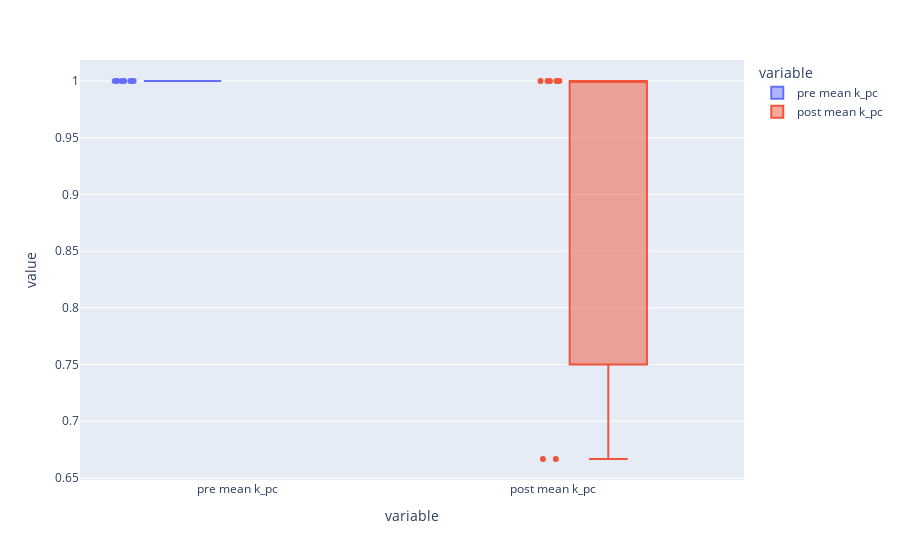

Notebook cell for this chart:
### Code cell
#k_pc boxplots
fig = px.box(kap_data_tidy[kap_data_tidy['variable'].isin(["pre mean k_pc", "post mean k_pc"])], x="variable", y='value', color="variable", points="all")
fig.show()

### Figure 1 — Plotly figure (JSON) as saved in the notebook; plotly's stock layout.template omitted (floating-point values rounded to 4 significant figures)
{"data": [{"alignmentgroup": "True", "boxpoints": "all", "hoverlabel": {"namelength": 0}, "hovertemplate": "variable=%{x}<br>value=%{y}", "legendgroup": "pre mean k_pc", "marker": {"color": "#636efa"}, "name": "pre mean k_pc", "notched": false, "offsetgroup": "pre mean k_pc", "orientation": "v", "showlegend": true, "type": "box", "x": ["pre mean k_pc", "pre mean k_pc", "pre mean k_pc", "pre mean k_pc", "pre mean k_pc", "pre mean k_pc", "pre mean k_pc"], "x0": " ", "xaxis": "x", "y": [1, 1, 1, 1, 1, 1, 1], "y0": " ", "yaxis": "y"}, {"alignmentgroup": "True", "boxpoints": "all", "hoverlabel": {"namelength": 0}, "hovertemplate": "variable=%{x}<br>value=%{y}", "legendgroup": "post mean k_pc", "marker": {"color": "#EF553B"}, "name": "post mean k_pc", "notched": false, "offsetgroup": "post mean k_pc", "orientation": "v", "showlegend": true, "type": "box", "x": ["post mean k_pc", "post mean k_pc", "post mean k_pc", "post mean k_pc", "post mean k_pc", "post mean k_pc", "post mean k_pc"], "x0": " ", "xaxis": "x", "y": [1, 1, 0.6667, 0.6667, 1, 1, 1], "y0": " ", "yaxis": "y"}], "layout": {"autosize": true, "boxmode": "group", "legend": {"title": {"text": "variable"}, "tracegroupgap": 0}, "margin": {"t": 60}, "xaxis": {"anchor": "y", "autorange": true, "categoryarray": ["pre mean k_pc", "post mean k_pc"], "categoryorder": "array", "domain": [0, 1], "range": [-0.5, 1.605], "title": {"text": "variable"}, "type": "category"}, "yaxis": {"anchor": "x", "autorange": true, "domain": [0, 1], "range": [0.6481, 1.019], "title": {"text": "value"}, "type": "linear"}}}
